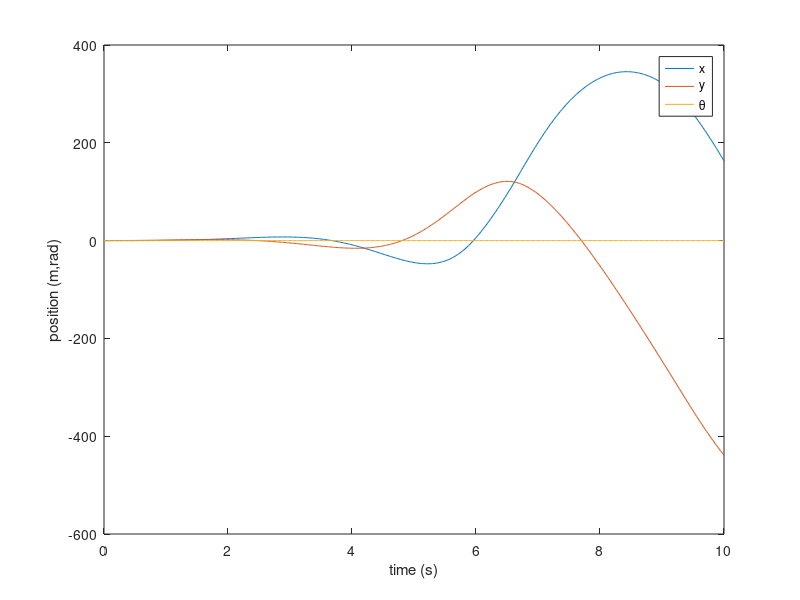

Reproduce this figure in MATLAB.
%% Question 3
% % 
clc
clear all

dt=0.02;
t_final=10;
t=0:dt:t_final;

n=3; %num states
m=3;%num measurements
p=4;%num inputs

rR=0.195; %COM to wheel distance
M=3.4; %mass of the robot
IR=0.056282655290730/255; %robot moment of inertia

A=[-1.391610614393775 0 0; 0 -1.238717062996583 0; 0 0 -12.0207583];
B=[0 -2.3884e-5/M 0 2.3884e-5/M;
     1.7482765e-5/M 0 -1.7482765e-5/M 0;
    2e-5*8.835e2 2e-5*8.835e2 2e-5*8.835e2 2e-5*8.835e2]*1e5;
%B=[0 -2e-5/M 0 2e-5/M;
%      2e-5/M 0 -2e-5/M 0;
%     2e-5*8.835e2 2e-5*8.835e2 2e-5*8.835e2 2e-5*8.835e2]*1000
C=eye(3);

x=zeros(n,length(t));
xdot=zeros(n,length(t));
xddot=zeros(n,length(t));
z=zeros(n,length(t));

u=zeros(p,length(t));

scale=0.8;
% Kp=[600,0,20;
%     0,600,20;
%     -600,0,20;
%     0,-600,20]*scale; % THESE BETTER HAVE NEGATIVE EIGSSSS
% Kd=[500,0,2;
%     0,500,2;
%     -500,0,2;
%     0,-500,2]*scale*2;
Kp=[6,0,0;
    0,6,0;
    -6,0,0;
    0,-6,0]*scale; % THESE BETTER HAVE NEGATIVE EIGSSSS
Kd=[5,0,0;
    0,5,0;
    -5,0,0;
    0,-5,0]*scale*0;


%create some random points
randominput = rand(3,20)*6-3;


x(:,1)=[0; 0; 0];
for k=1:length(t)-1
    %simulate system
    %xd = randominput(:,int8(k*dt/5)+1);
    dx = [1;0;0];
    dxdot=[0;0;0];
    dxddot=[0;0;0];
    
    
    RotationMatrix = [cos(x(3,k)) -sin(x(3,k)) 0; sin(x(3,k)) cos(x(3,k)) 0; 0 0 1];
    robotXOrientation = RotationMatrix*[cos(0); sin(0); 1];
    robotYOrientation = RotationMatrix*[cos(2*pi/4); sin(2*pi/4); 1];
    robotTOrientation = [0;0;1];
    dxr = [dot(dx,robotXOrientation)/norm(robotXOrientation)
        dot(dx,robotYOrientation)/norm(robotYOrientation)
        dot(dx,robotTOrientation)/norm(robotTOrientation)];
    dxdotr = [dot(dxdot,robotXOrientation)/norm(robotXOrientation)
        dot(dxdot,robotYOrientation)/norm(robotYOrientation)
        dot(dxdot,robotTOrientation)/norm(robotTOrientation)];
    dxddotr = [dot(dxddot,robotXOrientation)/norm(robotXOrientation)
        dot(dxddot,robotYOrientation)/norm(robotYOrientation)
        dot(dxddot,robotTOrientation)/norm(robotTOrientation)];
    
    xr = [dot(x(:,k),robotXOrientation)/norm(robotXOrientation)
        dot(x(:,k),robotYOrientation)/norm(robotYOrientation)
        dot(x(:,k),robotTOrientation)/norm(robotTOrientation)];
    xdotr = [dot(xdot(:,k),robotXOrientation)/norm(robotXOrientation)
        dot(xdot(:,k),robotYOrientation)/norm(robotYOrientation)
        dot(xdot(:,k),robotTOrientation)/norm(robotTOrientation)];
    
    
    u(:,k)=(Kd*(dxdotr-xdotr)+Kp*(dxr-xr)); %calculate controller based on position/velocity
    %u=(Kd*(dxdot-xdot(:,k))+Kp*(dx-x(:,k)));
    if(max(abs(u(:,k)))>255) %normalize controller
        u(:,k)=u(:,k)/max(abs(u(:,k)))*255;
        u(:,k)
        k
    end
    %u=[-255;255;255;-255];
    

    xddot(:,k+1)=A*xdot(:,k)+B*u(:,k); %calculate new acceleration
    xdot(:,k+1) = xdot(:,k)+xddot(:,k)*dt; %calculate new velocity
    x(:,k+1) = x(:,k)+xdot(:,k+1)*dt; %calculate new position
    
    
    z(:,k+1)=C*xdot(:,k+1); %measure the velocity
    
end

figure
plot(t,x(1,:),t,x(2,:),t,x(3,:));
legend('x','y','\theta')
xlabel('time (s)')
ylabel('position (m,rad)')

